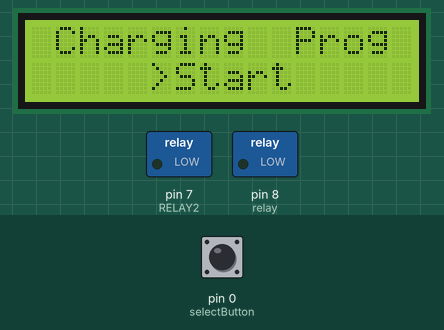
This sketch was run on a simulated Arduino Uno, built with avr-gcc and run on an emulated ATmega328P. Shown: 16×2 character LCD, switched loads named in the sketch (green lamp = pin HIGH). Inputs (shaded band) come from the test bench; at power-on: pin 0 (selectButton) HIGH.

Above: at 1.2 s.
1.3 s: pin 0 (selectButton) pulled LOW for 0.15 s
At 2.1 s:
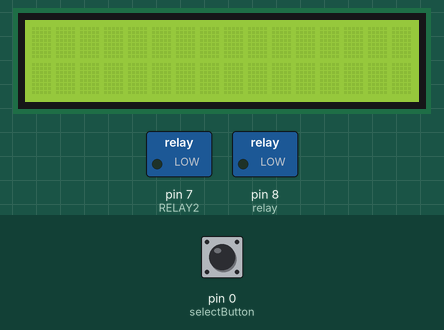
At 3.1 s:
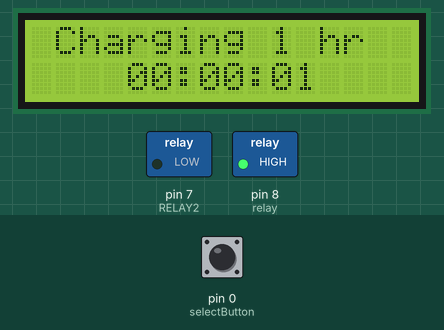
Timing chart, 0 to 12.8 s (numbered marks = the images above; inputs shaded):
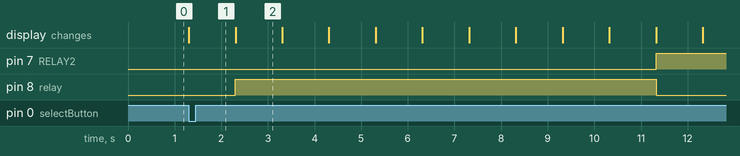

Measured:
- after the input at 1.3 s, pin 7 (RELAY2): LOW → HIGH after 10.0 s; pin 8 (relay): LOW → HIGH after 1.0 s, → LOW 9.0 s later; the display: changes at once (image 1)
- what the display in image 2 shows lasts 1.0 s, from 2.3 s to 3.3 s

The sketch:

Battery_charging_program.ino
```cpp
#include <Wire.h>
#include <LiquidCrystal.h>
#define bt_start  A0
#define RELAY2 7
#define relay 8
int program;
int A=2;
int LED = 2;
unsigned long myTime;
int sec =0;
LiquidCrystal lcd(12, 11, 5, 4, 3, 2);
int selectButton = 0;
int menu = 1;


void setup()
{
  lcd.begin(16,2);
  pinMode(selectButton, INPUT_PULLUP);
  pinMode(relay, OUTPUT);
  pinMode(LED, OUTPUT);
  pinMode(RELAY2, OUTPUT);
  updateMenu();
}


void loop()
{
  if (!digitalRead(selectButton)){
    executeAction();
    updateMenu();
    delay(100);
    while (!digitalRead(selectButton));
  }
}

void updateMenu() {

  switch (menu) {
    case 0:
      menu = 1;
      break;

    case 1:
      lcd.clear();
      lcd.print(" Charging  Prog ");
      lcd.setCursor(5, 1);
      lcd.print(">Start");
      break;

  }
}


void executeAction() {
  switch (menu) {

    case 1:
      timer_min();
      action1();
      break;
}
}


void timer_min(){
lcd.clear();
int sec =0;
int time_m = 0;
int time_h = 0;


while(sec<51 &&  time_m==0 && time_h==0){
  sec = sec+1;
delay(1000);


if(sec>59)
{
time_m = time_m+1;
sec=0;
}


if(time_m>59)
{
time_h = time_h+1;
time_m=0;
}


// one hour charging
if(sec==1 &&  time_m==0  && time_h==0)
{

lcd.setCursor(0,0);
lcd.print(" Charging 1 hr ");
digitalWrite(RELAY2, LOW);
digitalWrite(relay, HIGH);

}


// 5 min short circuit

if(sec==10 &&  time_m==0  && time_h==0)
{
lcd.setCursor(0,0);
lcd.print("  Short stage  ");
digitalWrite(RELAY2, HIGH);
digitalWrite(relay, LOW);


  }

// 12 hours short circuit
if(sec==20&&  time_m==0  && time_h==0)
{
lcd.setCursor(0,0);
lcd.print(" Charging 2 hr     ");

digitalWrite(RELAY2, LOW);
digitalWrite(relay, HIGH);


  }
  if(sec==30 &&  time_m==0  && time_h==0)
{
lcd.setCursor(0,0);
lcd.print("  Short stage 2 ");
digitalWrite(RELAY2, HIGH);
digitalWrite(relay, LOW);


  }


if(sec==40 &&  time_m==0  && time_h==0)
{
lcd.setCursor(0,0);
lcd.print(" Charging 12 hr ");
digitalWrite(RELAY2, LOW);
digitalWrite(relay, HIGH);


  }
if(sec== 50 &&  time_m==0 && time_h==0)
{
delay(1000);
digitalWrite(relay, LOW);
digitalWrite(RELAY2, LOW);
digitalWrite(LED, HIGH);


  }


lcd.setCursor(4,1);
if(time_h<=9){lcd.print("0");}
lcd.print(time_h);
lcd.print(":");
if(time_m<=9){lcd.print("0");}
lcd.print(time_m);
lcd.print(":");
if(sec<=9){lcd.print("0");}
lcd.print(sec);
lcd.print("   ");

}}
void action1() {
  lcd.clear();
  lcd.setCursor(0,0);
  lcd.print(" Done charging");
  lcd.setCursor(0,1);
  lcd.print(">Home");
  delay(1500);
}
```
